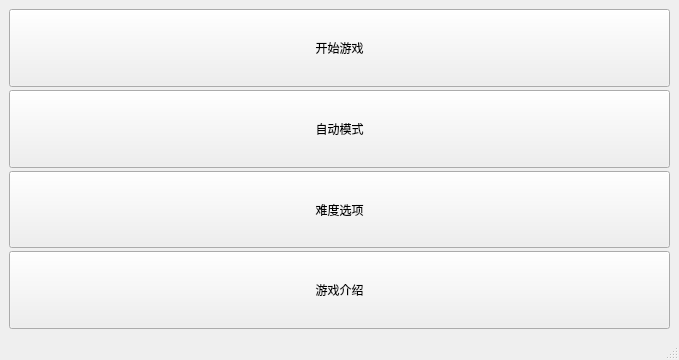
<?xml version="1.0" encoding="UTF-8"?>
<ui version="4.0">
 <class>MainWindow</class>
 <widget class="QMainWindow" name="MainWindow">
  <property name="geometry">
   <rect>
    <x>0</x>
    <y>0</y>
    <width>679</width>
    <height>360</height>
   </rect>
  </property>
  <property name="windowTitle">
   <string>MainWindow</string>
  </property>
  <widget class="QWidget" name="centralwidget">
   <layout class="QGridLayout" name="gridLayout">
    <item row="0" column="0">
     <layout class="QVBoxLayout" name="verticalLayout" stretch="0,0,0,0">
      <property name="spacing">
       <number>3</number>
      </property>
      <item>
       <widget class="QPushButton" name="start_game">
        <property name="sizePolicy">
         <sizepolicy hsizetype="Expanding" vsizetype="Expanding">
          <horstretch>0</horstretch>
          <verstretch>0</verstretch>
         </sizepolicy>
        </property>
        <property name="text">
         <string>开始游戏</string>
        </property>
       </widget>
      </item>
      <item>
       <widget class="QPushButton" name="auto_mode">
        <property name="sizePolicy">
         <sizepolicy hsizetype="Expanding" vsizetype="Expanding">
          <horstretch>0</horstretch>
          <verstretch>0</verstretch>
         </sizepolicy>
        </property>
        <property name="text">
         <string>自动模式</string>
        </property>
       </widget>
      </item>
      <item>
       <widget class="QPushButton" name="diffculty_option">
        <property name="sizePolicy">
         <sizepolicy hsizetype="Expanding" vsizetype="Expanding">
          <horstretch>0</horstretch>
          <verstretch>0</verstretch>
         </sizepolicy>
        </property>
        <property name="text">
         <string>难度选项</string>
        </property>
       </widget>
      </item>
      <item>
       <widget class="QPushButton" name="game_introduction">
        <property name="sizePolicy">
         <sizepolicy hsizetype="Expanding" vsizetype="Expanding">
          <horstretch>0</horstretch>
          <verstretch>0</verstretch>
         </sizepolicy>
        </property>
        <property name="text">
         <string>游戏介绍</string>
        </property>
       </widget>
      </item>
     </layout>
    </item>
   </layout>
  </widget>
  <widget class="QMenuBar" name="menubar">
   <property name="geometry">
    <rect>
     <x>0</x>
     <y>0</y>
     <width>679</width>
     <height>28</height>
    </rect>
   </property>
  </widget>
  <widget class="QStatusBar" name="statusbar"/>
 </widget>
 <resources/>
 <connections/>
</ui>
